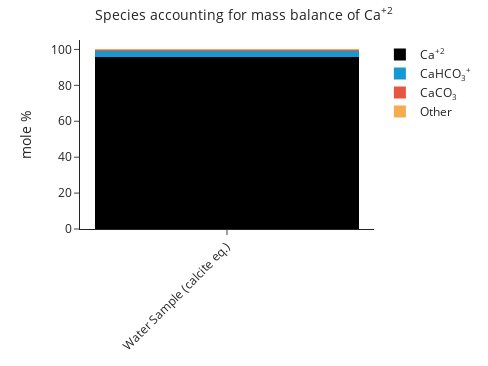

This figure's notebook cell:
### Markdown cell above
And how is that calcium speciated?

### Code cell
speciation_calcite.plot_mass_contribution("Ca+2")

### Figure 1 — Plotly figure (JSON) as saved in the notebook; plotly's stock layout.template omitted (floating-point values rounded to 4 significant figures)
{"data": [{"hovertemplate": "species=Ca<sup>+2</sup><br>sample=%{x}<br>mole %=%{y}<extra></extra>", "legendgroup": "Ca<sup>+2</sup>", "marker": {"color": "#000000", "line": {"width": 0}, "pattern": {"shape": ""}}, "name": "Ca<sup>+2</sup>", "orientation": "v", "showlegend": true, "textposition": "auto", "type": "bar", "width": 0.9, "x": ["Water Sample (calcite eq.)"], "xaxis": "x", "y": [95.89], "yaxis": "y"}, {"hovertemplate": "species=CaHCO<sub>3</sub><sup>+</sup><br>sample=%{x}<br>mole %=%{y}<extra></extra>", "legendgroup": "CaHCO<sub>3</sub><sup>+</sup>", "marker": {"color": "#1699d3", "line": {"width": 0}, "pattern": {"shape": ""}}, "name": "CaHCO<sub>3</sub><sup>+</sup>", "orientation": "v", "showlegend": true, "textposition": "auto", "type": "bar", "width": 0.9, "x": ["Water Sample (calcite eq.)"], "xaxis": "x", "y": [3.02], "yaxis": "y"}, {"hovertemplate": "species=CaCO<sub>3</sub><br>sample=%{x}<br>mole %=%{y}<extra></extra>", "legendgroup": "CaCO<sub>3</sub>", "marker": {"color": "#e85642", "line": {"width": 0}, "pattern": {"shape": ""}}, "name": "CaCO<sub>3</sub>", "orientation": "v", "showlegend": true, "textposition": "auto", "type": "bar", "width": 0.9, "x": ["Water Sample (calcite eq.)"], "xaxis": "x", "y": [0.9907], "yaxis": "y"}, {"hovertemplate": "species=Other<br>sample=%{x}<br>mole %=%{y}<extra></extra>", "legendgroup": "Other", "marker": {"color": "#f5ab50", "line": {"width": 0}, "pattern": {"shape": ""}}, "name": "Other", "orientation": "v", "showlegend": true, "textposition": "auto", "type": "bar", "width": 0.9, "x": ["Water Sample (calcite eq.)"], "xaxis": "x", "y": [0.1], "yaxis": "y"}], "layout": {"bargap": 0, "barmode": "relative", "height": 366, "legend": {"title": {}, "tracegroupgap": 0}, "margin": {"t": 40}, "title": {"text": "<span style=\"font-size: 14px;\">Species accounting for mass balance of Ca<sup>+2</sup></span>", "x": 0.5, "xanchor": "center"}, "width": 488, "xaxis": {"anchor": "y", "autorange": true, "categoryarray": ["Water Sample (calcite eq.)"], "categoryorder": "array", "domain": [0, 1], "fixedrange": true, "range": [-0.5, 0.5], "tickangle": -45, "title": {}, "type": "category"}, "yaxis": {"anchor": "x", "autorange": true, "domain": [0, 1], "fixedrange": true, "range": [0, 105.3], "title": {"text": "mole %"}, "type": "linear"}}}
